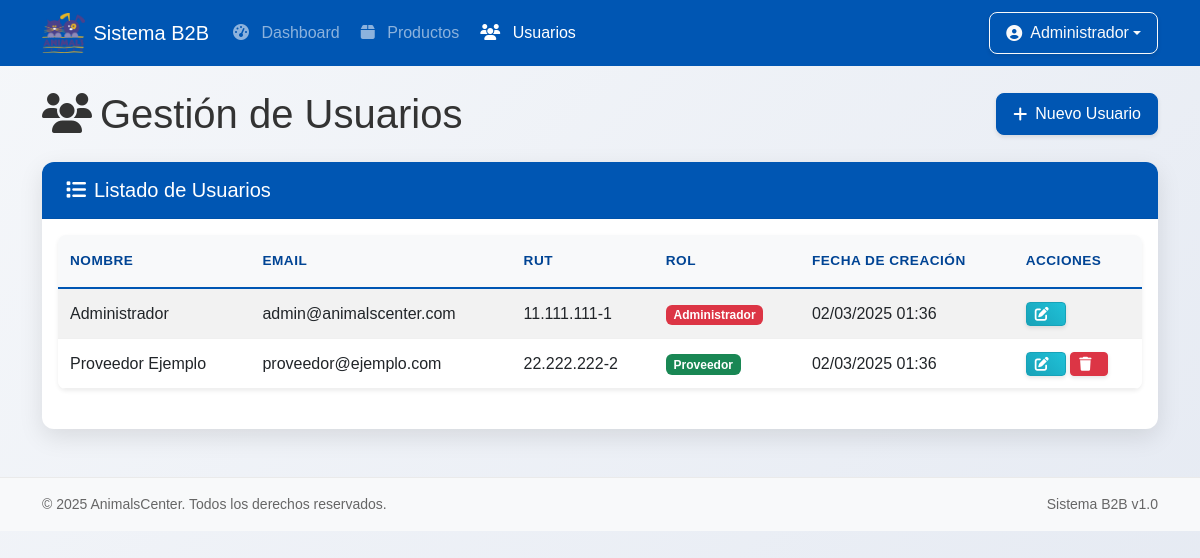
The app's page /public/usuarios.php (signed in) with its own data.
### tables this page shows
CREATE TABLE usuarios (
    id INT AUTO_INCREMENT PRIMARY KEY,
    nombre VARCHAR(100) NOT NULL,
    email VARCHAR(100) UNIQUE NOT NULL,
    password_hash VARCHAR(255) NOT NULL,
    rol ENUM('admin', 'proveedor') NOT NULL,
    rut VARCHAR(12) UNIQUE NOT NULL,
    fecha_creacion TIMESTAMP DEFAULT CURRENT_TIMESTAMP
);

### includes/session.php (called while the page is built, shortened)
<?php
function startSession() {
    if (session_status() === PHP_SESSION_NONE) {
        return true;
    }
    return false;
}
function isLoggedIn() {
    return isset($_SESSION['logged_in']) && $_SESSION['logged_in'] === true;
}
function isAdmin() {
    return isLoggedIn() && isset($_SESSION['rol']) && $_SESSION['rol'] === 'admin';
}
function getUserId() {
    return isLoggedIn() ? ($_SESSION['user_id'] ?? null) : null;
}

### config/database.php (called while the page is built, shortened)
<?php
function getDbConnection() {
    if (function_exists('isHostinger') && isHostinger()) {
        $host = $_ENV['DB_HOST_PRODUCTION'] ?? 'localhost';
        $dbname = $_ENV['DB_NAME_PRODUCTION'] ?? $_ENV['DB_NAME'] ?? 'b2b_database';
        $username = $_ENV['DB_USER_PRODUCTION'] ?? $_ENV['DB_USER'] ?? 'animalscentercl_b2b';
        $password = $_ENV['DB_PASS_PRODUCTION'] ?? $_ENV['DB_PASS'] ?? 'tuPasswordProduccion';
        $port = $_ENV['DB_PORT_PRODUCTION'] ?? $_ENV['DB_PORT'] ?? '3306';
    } else {
        $host = $_ENV['DB_HOST'] ?? 'localhost';
        $dbname = $_ENV['DB_NAME'] ?? 'b2b_database';
        $username = $_ENV['DB_USER'] ?? 'root';
        $password = $_ENV['DB_PASS'] ?? '';
        $port = $_ENV['DB_PORT'] ?? '3306';
    }
    try {
        $dsn = "mysql:host=$host;port=$port;dbname=$dbname;charset=utf8mb4";
        $options = [
            PDO::ATTR_ERRMODE => PDO::ERRMODE_EXCEPTION,
            PDO::ATTR_DEFAULT_FETCH_MODE => PDO::FETCH_ASSOC,
            PDO::ATTR_EMULATE_PREPARES => false,
        ];
        return new PDO($dsn, $username, $password, $options);
    } catch (PDOException $e) {
        error_log("Error de conexión a la BD: " . $e->getMessage());
        if ($_ENV['APP_ENV'] === 'development') {
            throw $e;
        } else {
            throw new PDOException("Error de conexión a la base de datos. Contacte al administrador.");
        }
    }
}
function executeQuery($sql, $params = []) {
    $db = getDbConnection();
    $stmt = $db->prepare($sql);
    $stmt->execute($params);
    return $stmt;
}
function fetchAll($sql, $params = []) {
    $stmt = executeQuery($sql, $params);
    return $stmt->fetchAll();
}

### includes/helpers.php (called while the page is built, shortened)
<?php
function generateCsrfToken() {
    $token = bin2hex(random_bytes(32));
    return $token;
}
function formatDateTime($datetime, $format = 'd/m/Y H:i') {
    $date = new DateTime($datetime);
    return $date->format($format);
}

### public/usuarios.php (the view, shortened to what this page needs)
<?php
require_once __DIR__ . '/../includes/session.php';
require_once __DIR__ . '/../config/database.php';
require_once __DIR__ . '/../includes/helpers.php';
$usuarios = fetchAll("SELECT id, nombre, email, rol, rut, fecha_creacion FROM usuarios ORDER BY nombre");
include 'header.php';
?>
<link rel="stylesheet" href="<?php echo APP_URL . '/public/assets/css/pill-selector.css'; ?>">
<div class="container mt-4">
    <div class="row mb-4">
        <div class="col-md-12">
            <div class="d-flex justify-content-between align-items-center">
                <h1 class="mb-0"><i class="fas fa-users me-2"></i>Gestión de Usuarios</h1>
                <button class="btn btn-primary" data-bs-toggle="modal" data-bs-target="#modalUsuario">
                    <i class="fas fa-plus me-2"></i>Nuevo Usuario
                </button>
            </div>
        </div>
    </div>
    <div class="card">
        <div class="card-header bg-primary text-white">
            <h5 class="mb-0"><i class="fas fa-list me-2"></i>Listado de Usuarios</h5>
        </div>
        <div class="card-body">
            <?php if (empty($usuarios)): ?>
                <div class="alert alert-info">No hay usuarios registrados.</div>
            <?php else: ?>
                <div class="table-responsive">
                    <table class="table table-striped table-hover">
                        <thead>
                            <tr>
                                <th>Nombre</th>
                                <th>Email</th>
                                <th>RUT</th>
                                <th>Rol</th>
                                <th>Fecha de Creación</th>
                                <th>Acciones</th>
                            </tr>
                        </thead>
                        <tbody>
                            <?php foreach ($usuarios as $u): ?>
                                <tr>
                                    <td><?php echo htmlspecialchars($u['nombre']); ?></td>
                                    <td><?php echo htmlspecialchars($u['email']); ?></td>
                                    <td><?php echo htmlspecialchars($u['rut']); ?></td>
                                    <td>
                                        <span class="badge bg-<?php echo $u['rol'] === 'admin' ? 'danger' : 'success'; ?>">
                                            <?php echo $u['rol'] === 'admin' ? 'Administrador' : 'Proveedor'; ?>
                                        </span>
                                    </td>
                                    <td><?php echo formatDateTime($u['fecha_creacion']); ?></td>
                                    <td>
                                        <a href="usuarios.php?id=<?php echo $u['id']; ?>" class="btn btn-sm btn-info">
                                            <i class="fas fa-edit"></i>
                                        </a>
                                        <?php if ((int)$u['id'] !== (int)getUserId()): ?>
                                            <a href="usuarios.php?eliminar=<?php echo $u['id']; ?>&token=<?php echo generateCsrfToken(); ?>"
                                               class="btn btn-sm btn-danger"
                                               onclick="return confirm('¿Estás seguro de eliminar este usuario?')">
                                                <i class="fas fa-trash"></i>
                                            </a>
                                        <?php endif; ?>
                                    </td>
                                </tr>
                            <?php endforeach; ?>
                        </tbody>
                    </table>
                </div>
            <?php endif; ?>
        </div>
    </div>
</div>
<?php
include 'footer.php';
?>

### public/header.php (shortened to what this page needs)
<?php
require_once __DIR__ . '/../includes/session.php';
?>
<!DOCTYPE html>
<html lang="es">
<head>
    <link href="https://cdn.jsdelivr.net/npm/bootstrap@5.3.0/dist/css/bootstrap.min.css" rel="stylesheet">
    <link rel="stylesheet" href="https://cdnjs.cloudflare.com/ajax/libs/font-awesome/6.4.0/css/all.min.css">
    <link rel="stylesheet" href="css/style.css">
</head>
<body class="bg-light">
<?php if (isLoggedIn()): ?>
    <nav class="navbar navbar-expand-lg navbar-dark bg-primary sticky-top">
        <div class="container">
            <a class="navbar-brand d-flex align-items-center" href="dashboard.php">
                <img src="img/logo.png" alt="Logo" height="40" class="d-inline-block me-2">
                Sistema B2B
            </a>
            <div class="collapse navbar-collapse" id="navbarMain">
                <ul class="navbar-nav me-auto mb-2 mb-lg-0">
                    <li class="nav-item">
                        <a class="nav-link <?php echo basename($_SERVER['PHP_SELF']) === 'dashboard.php' ? 'active' : ''; ?>" href="dashboard.php">
                            <i class="fas fa-tachometer-alt"></i> Dashboard
                        </a>
                    </li>
                    <li class="nav-item">
                        <a class="nav-link <?php echo basename($_SERVER['PHP_SELF']) === 'productos.php' ? 'active' : ''; ?>" href="productos.php">
                            <i class="fas fa-box"></i> Productos
                        </a>
                    </li>
                    <?php if (isAdmin()): ?>
                    <li class="nav-item">
                        <a class="nav-link <?php echo basename($_SERVER['PHP_SELF']) === 'usuarios.php' ? 'active' : ''; ?>" href="usuarios.php">
                            <i class="fas fa-users"></i> Usuarios
                        </a>
                    </li>
                    <?php endif; ?>
                </ul>
                <div class="d-flex align-items-center">
                    <div class="dropdown">
                        <button class="btn btn-outline-light dropdown-toggle d-flex align-items-center" type="button" id="userMenu"
                                data-bs-toggle="dropdown" aria-expanded="false">
                            <i class="fas fa-user-circle me-2"></i>
                            <span><?php echo htmlspecialchars($_SESSION['nombre'] ?? 'Usuario'); ?></span>
                        </button>
                    </div>
                </div>
            </div>
        </div>
    </nav>
<?php endif; ?>

### public/footer.php (shortened to what this page needs)
    <footer class="mt-5 py-3 bg-light">
        <div class="container">
            <div class="row">
                <div class="col-md-6">
                    <p class="mb-0">&copy; <?php echo date('Y'); ?> AnimalsCenter. Todos los derechos reservados.</p>
                </div>
                <div class="col-md-6 text-md-end">
                    <p class="mb-0">Sistema B2B v1.0</p>
                </div>
            </div>
        </div>
    </footer>
</body>
</html>

### public/css/style.css (style rules this page uses)
body { font-family: "Signika", sans-serif; color: #333; background: linear-gradient(135deg, #f5f7fa 0%, #e4e9f2 100%); min-height: 100vh; }
:root { --primary-color: #0056b3; --secondary-color: #004494; --accent-color: #ff9d00; --text-color: #333333; --light-gray: #f7f9fc; }
.bg-primary { background-color: var(--primary-color) !important; }
.btn-primary { background-color: var(--primary-color); border-color: var(--primary-color); transition: all 0.3s ease; }
.navbar-brand img { max-height: 40px; }
.nav-item { margin-right: 5px; }
.nav-link { position: relative; padding: 0.5rem 1rem; transition: all 0.3s ease; }
.nav-link i { margin-right: 5px; }
.card { border-radius: 12px; overflow: hidden; box-shadow: 0 8px 24px rgba(0, 0, 0, 0.1); margin-bottom: 1.5rem; transition: all 0.2s ease-in-out; border: none; }
.card-header { font-weight: 600; padding: 1rem 1.5rem; border-bottom: 1px solid rgba(0, 0, 0, 0.05); }
.badge { font-weight: 600; font-size: 0.75rem; padding: 0.35em 0.65em; border-radius: 6px; }
.table { margin-bottom: 0; border-collapse: separate; border-spacing: 0; }
.table thead th { background-color: #f8f9fa; border-top: none; position: sticky; top: 0; z-index: 10; font-weight: 600; text-transform: uppercase; font-size: 0.85rem; letter-spacing: 0.5px; padding: 1rem 0.75rem; color: var(--secondary-color); border-bottom: 2px solid var(--primary-color); }
.table tbody tr { transition: all 0.2s ease; }
.table td { vertical-align: middle; padding: 0.75rem; border-bottom: 1px solid #f0f0f0; }
.table-striped tbody tr:nth-of-type(odd) { background-color: rgba(0, 0, 0, 0.02); }
.table-responsive { border-radius: 8px; box-shadow: 0 0.125rem 0.25rem rgba(0, 0, 0, 0.075); margin-bottom: 1.5rem; max-height: 60vh; overflow-y: auto; scrollbar-width: thin; }
.btn { border-radius: 8px; padding: 0.5rem 1rem; font-weight: 500; display: inline-flex; align-items: center; justify-content: center; transition: all 0.3s ease; box-shadow: 0 2px 4px rgba(0, 0, 0, 0.1); }
.btn i { margin-right: 0.5rem; }
.btn-sm { padding: 0.25rem 0.5rem; font-size: 0.875rem; border-radius: 4px; }
.btn-info { color: white; background: linear-gradient(45deg, #17a2b8, #20c1d8); border-color: #17a2b8; }
footer { border-top: 1px solid #eaeaea; color: #666; font-size: 0.875rem; }

### public/header.php (style rules this page uses)
.navbar-nav .nav-link { padding: 0.5rem 1rem; transition: color 0.3s ease; }
.navbar-nav .nav-link i { margin-right: 0.5rem; }
@media (min-width: 992px) { .navbar-nav .nav-link { border-radius: 0.25rem; } }

### records on screen
usuarios: nombre "Administrador", email "admin@animalscenter.com", rut "11.111.111-1", rol "Administrador", fecha_creacion "02/03/2025 01:36"
usuarios: nombre "Proveedor Ejemplo", email "proveedor@ejemplo.com", rut "22.222.222-2", rol "Proveedor", fecha_creacion "02/03/2025 01:36"

### other values on screen
$_SESSION['nombre'] "Administrador"
